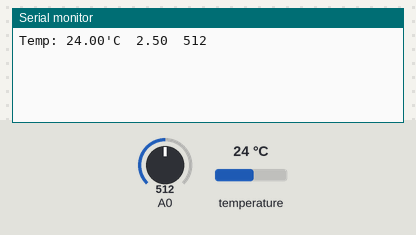
Recording of a sketch running on a simulated Arduino Uno, built with avr-gcc and run on an emulated ATmega328P. On the bench: the last lines printed to the serial monitor. The inputs (shaded band) are chosen by the test bench; at power-on: temperature 24 °C, A0 = 512.

Above: at 2.0 s.
2.1 s: temperature set to 12 °C
At 2.1 s:
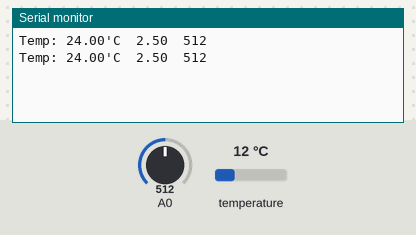
3.8 s: A0 set to 716
At 5.3 s:
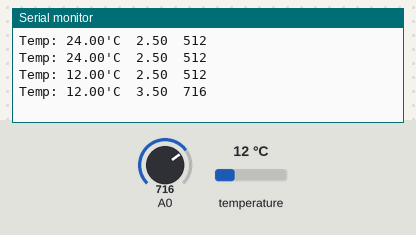
5.5 s: temperature set to 19 °C
At 6.4 s:
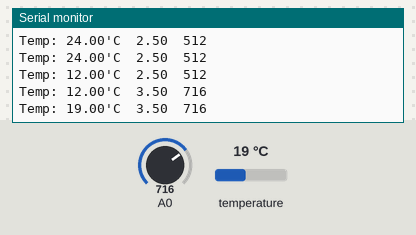
7.2 s: A0 set to 900
At 7.2 s:
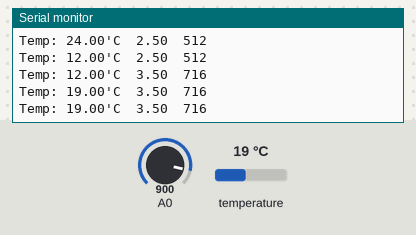
Timing chart, 0 to 9.9 s (numbered marks = the images above; inputs shaded):
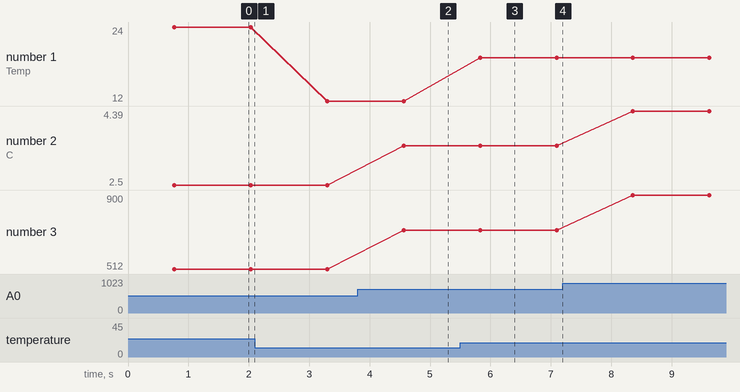

The sketch:

6.ino
```cpp
#include <DallasTemperature.h>

#include <OneWire.h>

int x=0;
float nap=0;

OneWire oneWire(2);
  DallasTemperature sensors(&oneWire);

void setup() {
  // put your setup code here, to run once:

  Serial.begin(9600);
  sensors.begin();
}

void loop() {
  // put your main code here, to run repeatedly:
x=analogRead(A0);
nap=x*(5.0/1024.0);

sensors.requestTemperatures();
Serial.print("Temp: ");
Serial.print(sensors.getTempCByIndex(0));
Serial.print("'C");
Serial.print("\t");
Serial.print(nap);
Serial.print("\t");
Serial.println(x);
delay(500);
}
```

Measured:
- after the input at 3.8 s, the serial monitor: prints a new line after 0.76 s (image 2)
- after the input at 5.5 s, the serial monitor: prints a new line after 0.33 s (image 3)
- plotted number 1: 24 → 12 after the input at 2.1 s, 12 → 19 after the input at 5.5 s
- plotted number 2: 2.5 → 3.5 after the input at 3.8 s, 3.5 → 4.39 after the input at 7.2 s
- plotted number 3: 512 → 716 after the input at 3.8 s, 716 → 900 after the input at 7.2 s
